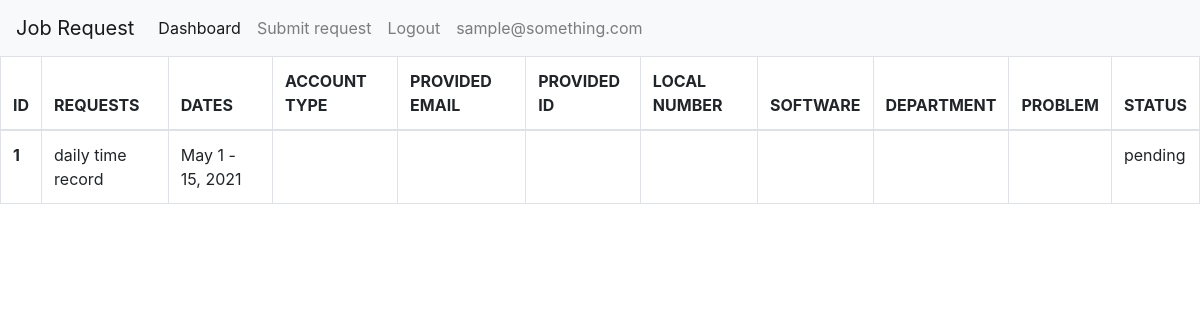
The app's page /dashboard.php (signed in) with its own data.
### tables this page shows
CREATE TABLE `requests` (
  `id` int(11) NOT NULL,
  `request` varchar(255) NOT NULL,
  `dates` varchar(255) NOT NULL,
  `account_type` varchar(255) NOT NULL,
  `provided_email` varchar(255) NOT NULL,
  `provided_id` varchar(255) NOT NULL,
  `local_number` varchar(20) DEFAULT NULL,
  `software` varchar(255) NOT NULL,
  `dept` varchar(255) NOT NULL,
  `problem` varchar(255) NOT NULL,
  `status` varchar(255) NOT NULL DEFAULT 'pending',
  `email` varchar(255) NOT NULL
);

### dashboard.php (the view, shortened to what this page needs)
<?php
    include 'config.php';
?>
<!DOCTYPE html>
<html lang="en">
<head>
    <link rel="stylesheet" href="https://cdn.jsdelivr.net/npm/bootstrap@4.0.0/dist/css/bootstrap.min.css">
</head>
<body>
    <?php
        $sess = $_SESSION["EMAIL"];
        $sql = "SELECT * from requests where email ='$sess'";
        $sqlQuery = mysqli_query($con,$sql);
    ?>
    <nav class="navbar navbar-expand-lg navbar-light bg-light">
        <a class="navbar-brand" href="index.php">Job Request</a>
        <div class="collapse navbar-collapse" id="navbarNavAltMarkup">
            <div class="navbar-nav">
                <a class="nav-item nav-link active" href="#">Dashboard</a>
                <a class="nav-item nav-link" href="request.php">Submit request</a>
                <a class="nav-item nav-link" href="logout.php">Logout</a>
                <a class="nav-item nav-link" style="pointer-events:none"> <?php echo $_SESSION["EMAIL"]; ?></a>
            </div>
        </div>
    </nav>
    <table class="table table-bordered table-hover table-responsive-xl">
        <thead>
            <tr>
                <th scope="col">ID</th>
                <th scope="col">REQUESTS</th>
                <th scope="col">DATES</th>
                <th scope="col">ACCOUNT TYPE</th>
                <th scope="col">PROVIDED EMAIL</th>
                <th scope="col">PROVIDED ID</th>
                <th scope="col">LOCAL NUMBER</th>
                <th scope="col">SOFTWARE</th>
                <th scope="col">DEPARTMENT</th>
                <th scope="col">PROBLEM</th>
                <th scope="col">STATUS</th>
            </tr>
        </thead>
        <tbody>
            <?php
                $num = 1;
                if($sqlQuery){
                    while($row=mysqli_fetch_assoc($sqlQuery)){
                        $id = $num;
                        $request = $row['request'];
                        $dates = $row['dates'];
                        $type = $row['account_type'];
                        $email = $row['provided_email'];
                        $pid = $row['provided_id'];
                        $number = $row['local_number'];
                        $software = $row['software'];
                        $dept = $row['dept'];
                        $problem = $row['problem'];
                        $status = $row['status'];
                        echo '
                        <tr>
                          <th scope="row">'.$id.'</th>
                          <td>'.$request.'</td>
                          <td>'.$dates.'</td>
                          <td>'.$type.'</td>
                          <td>'.$email.'</td>
                          <td>'.$pid.'</td>
                          <td>'.$number.'</td>
                          <td>'.$software.'</td>
                          <td>'.$dept.'</td>
                          <td>'.$problem.'</td>
                          <td>'.$status.'</td>
                        </tr>
                        ';
                        $num++;
                    }
                }
            ?>
        </tbody>
    </table>
</body>
</html>

### records on screen
requests: id "1", request "daily time record", dates "May 1 - 15, 2021", status "pending"

### other values on screen
$_SESSION["EMAIL"] "sample@something.com"
